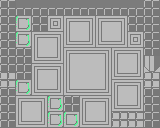

This game map was drawn from its Tiled (.tmx) file and the tilesets committed beside it. A one-line description and the full map source follow:
An orthogonal 20x16 tile map with 8x8 px tiles, 3 tile layers (Background, Collison, Overlap).

<map version="1.0" orientation="orthogonal" renderorder="right-down" width="20" height="16" tilewidth="8" tileheight="8" nextobjectid="1">
 <tileset firstgid="1" name="char_sheet" tilewidth="8" tileheight="8" tilecount="1024">
  <image source="char_sheet.png" width="256" height="256" />
 </tileset>
 <layer name="Background" width="20" height="16">
  <data encoding="csv">
616,616,616,616,616,616,616,616,616,616,616,616,616,616,616,616,616,616,616,616,
616,616,616,616,616,616,616,616,616,616,616,616,616,616,616,616,616,616,616,616,
616,616,617,618,616,616,614,615,614,679,679,615,614,679,679,615,616,616,616,616,
616,616,649,650,616,616,646,647,678,680,680,613,678,680,680,613,616,616,616,616,
616,616,617,618,614,679,679,615,678,680,680,613,678,680,680,613,614,615,616,616,
616,616,649,650,678,680,680,613,646,645,645,647,646,645,645,647,646,647,616,616,
616,616,616,616,678,680,680,613,614,679,679,679,679,615,614,679,679,615,616,616,
616,616,616,616,646,645,645,647,678,680,680,680,680,613,678,680,680,613,616,616,
616,616,616,616,614,679,679,615,678,680,680,680,680,613,678,680,680,613,616,616,
648,648,616,616,678,680,680,613,678,680,680,680,680,613,646,645,645,647,648,648,
648,648,617,618,678,680,680,613,678,680,680,680,680,613,614,679,679,615,648,648,
616,616,649,650,646,645,645,647,646,645,645,645,645,647,678,680,680,613,616,616,
616,616,614,679,679,615,617,618,616,616,614,679,679,615,678,680,680,613,616,616,
616,616,678,680,680,613,649,650,616,616,678,680,680,613,646,645,645,647,616,616,
616,616,678,680,680,613,617,618,617,618,678,680,680,613,648,648,648,648,616,616,
616,616,646,645,645,647,649,650,649,650,646,645,645,647,648,648,648,648,616,616
</data>
 </layer>
 <layer name="Collison" width="20" height="16">
  <data encoding="csv">
753,753,824,824,824,824,824,824,824,824,824,824,824,824,824,824,824,824,751,751,
753,753,849,849,849,849,849,849,849,849,849,849,849,849,849,849,849,849,751,751,
753,753,0,0,0,0,0,0,0,0,0,0,0,0,0,0,0,0,751,751,
753,753,0,0,0,0,0,0,0,0,0,0,0,0,0,0,0,0,751,751,
753,753,0,0,0,0,0,0,0,0,0,0,0,0,0,0,0,0,751,751,
753,753,0,0,0,0,0,0,0,0,0,0,0,0,0,0,0,0,751,783,
753,753,0,0,0,0,0,0,0,0,0,0,0,0,0,0,0,0,783,784,
753,753,0,0,0,0,0,0,0,0,0,0,0,0,0,0,0,0,821,822,
753,753,0,0,0,0,0,0,0,0,0,0,0,0,0,0,0,0,853,854,
753,753,0,0,0,0,0,0,0,0,0,0,0,0,0,0,0,0,0,0,
753,753,0,0,0,0,0,0,0,0,0,0,0,0,0,0,0,0,0,0,
753,753,0,0,0,0,0,0,0,0,0,0,0,0,0,0,0,0,719,751,
753,753,0,0,0,0,0,0,0,0,0,0,0,0,0,0,0,0,751,751,
753,753,0,0,0,0,0,0,0,0,0,0,0,0,0,0,0,0,751,751,
753,753,0,0,0,0,0,0,0,0,0,0,0,0,0,0,0,0,751,751,
753,753,719,720,720,720,720,720,720,720,720,720,720,720,720,720,720,721,751,751
</data>
 </layer>
 <layer name="Overlap" width="20" height="16">
  <data encoding="csv">
0,0,0,0,0,0,0,0,0,0,0,0,0,0,0,0,0,0,0,0,
0,0,0,0,0,0,0,0,0,0,0,0,0,0,0,0,0,0,0,0,
0,0,0,0,0,0,0,0,0,0,0,0,0,0,0,0,0,0,0,0,
0,0,0,0,0,0,0,0,0,0,0,0,0,0,0,0,0,0,0,0,
0,0,0,0,0,0,0,0,0,0,0,0,0,0,0,0,0,0,0,0,
0,0,0,0,0,0,0,0,0,0,0,0,0,0,0,0,0,0,0,0,
0,0,0,0,0,0,0,0,0,0,0,0,0,0,0,0,0,0,0,0,
0,0,0,0,0,0,0,0,0,0,0,0,0,0,0,0,0,0,0,0,
0,0,0,0,0,0,0,0,0,0,0,0,0,0,0,0,0,0,0,0,
0,0,0,0,0,0,0,0,0,0,0,0,0,0,0,0,0,0,0,0,
0,0,0,0,0,0,0,0,0,0,0,0,0,0,0,0,0,0,0,0,
0,0,0,0,0,0,0,0,0,0,0,0,0,0,0,0,0,0,0,0,
0,0,0,0,0,0,0,0,0,0,0,0,0,0,0,0,0,0,0,0,
0,0,0,0,0,0,0,0,0,0,0,0,0,0,0,0,0,0,0,0,
0,0,0,0,0,0,0,0,0,0,0,0,0,0,0,0,0,0,0,0,
0,0,0,0,0,0,0,0,0,0,0,0,0,0,0,0,0,0,0,0
</data>
 </layer>
</map>
